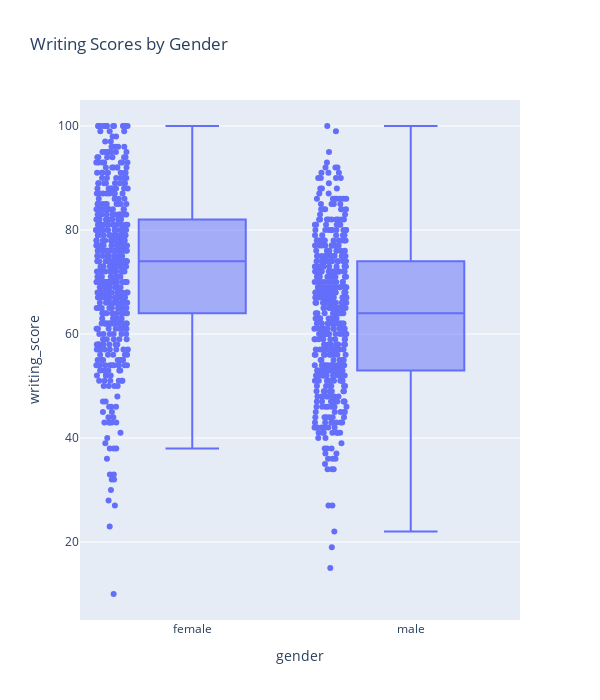

The code cell stored with this chart in its notebook:
### Code cell
#writing scores by gender 
px.box(df, 
        x = 'gender', 
        y = 'writing_score', 
        points = 'all', 
        title = 'Writing Scores by Gender', 
        height = 700, 
        width = 600
)

### Figure 1 — Plotly figure (JSON) as saved in the notebook; plotly's stock layout.template omitted (floating-point values rounded to 4 significant figures; data arrays with more than 128 entries replaced by an {"elided": "..."} marker saying what was removed)
{"data": [{"alignmentgroup": "True", "boxpoints": "all", "hovertemplate": "gender=%{x}<br>writing_score=%{y}<extra></extra>", "legendgroup": "", "marker": {"color": "#636efa"}, "name": "", "notched": false, "offsetgroup": "", "orientation": "v", "showlegend": false, "type": "box", "x": {"elided": "1000 str values"}, "x0": " ", "xaxis": "x", "y": {"elided": "1000 int values"}, "y0": " ", "yaxis": "y"}], "layout": {"boxmode": "group", "height": 700, "legend": {"tracegroupgap": 0}, "title": {"text": "Writing Scores by Gender"}, "width": 600, "xaxis": {"anchor": "y", "domain": [0, 1], "title": {"text": "gender"}}, "yaxis": {"anchor": "x", "domain": [0, 1], "title": {"text": "writing_score"}}}}
